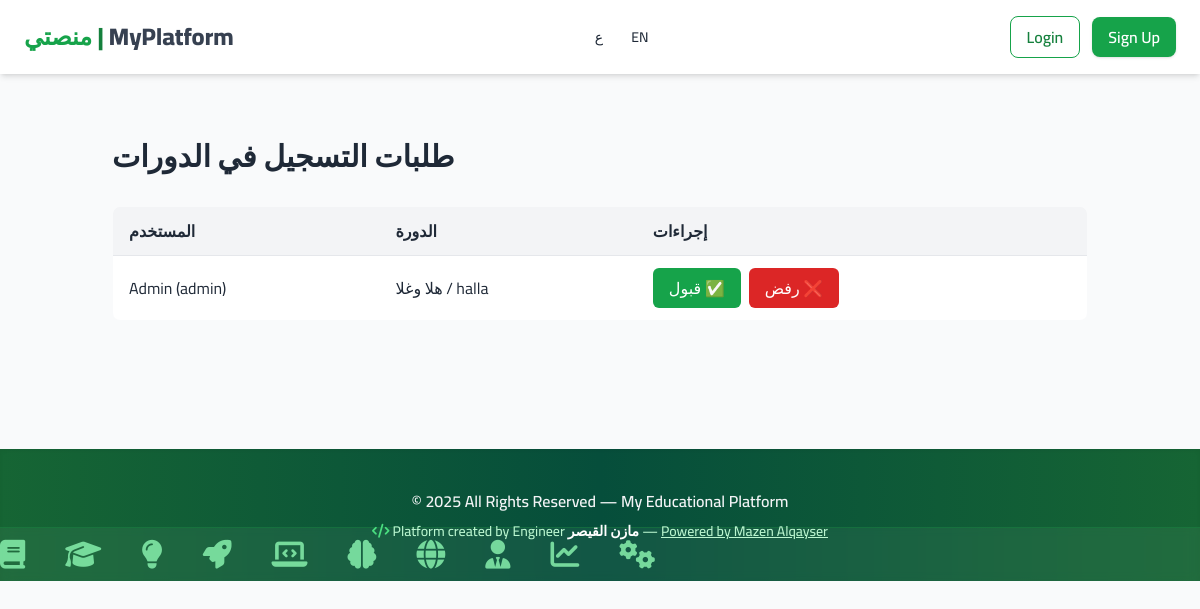
Screenshot of /admin/enroll_requests (signed in) with the database file from the repository.
### tables this page shows
CREATE TABLE enroll_requests (id INTEGER PRIMARY KEY AUTOINCREMENT, user_id INTEGER, course_id INTEGER, requested_at DATETIME DEFAULT CURRENT_TIMESTAMP, status TEXT DEFAULT 'pending');

CREATE TABLE users (id INTEGER PRIMARY KEY AUTOINCREMENT, username TEXT UNIQUE NOT NULL, password TEXT NOT NULL, fullname TEXT, email TEXT, is_admin INTEGER DEFAULT 0);

CREATE TABLE courses (id INTEGER PRIMARY KEY AUTOINCREMENT, title_ar TEXT, title_en TEXT, short_desc_ar TEXT, short_desc_en TEXT, full_desc_ar TEXT, full_desc_en TEXT, image TEXT);

### app.py (the view)
@app.route('/admin/enroll_requests')
@login_required
@admin_required
def admin_enroll_requests():
    conn = get_db()
    requests = conn.execute("""
             SELECT er.id, er.status, u.id AS user_id, u.fullname, u.username,
                     c.id AS course_id, c.title_ar, c.title_en
             FROM enroll_requests er
             JOIN users u ON er.user_id = u.id
             JOIN courses c ON er.course_id = c.id
             WHERE er.status IS NULL OR er.status='pending'
             ORDER BY er.id DESC
          """).fetchall()
    return render_template('admin/enroll_requests.html', requests=requests)

### app.py (called while the page is built)
@login_manager.user_loader
def load_user(user_id):
    conn = get_db()
    cur = conn.execute('SELECT id, username, fullname, is_admin FROM users WHERE id = ?', (user_id,))
    row = cur.fetchone()
    if row:
        return User(row['id'], row['username'], row['fullname'], row['is_admin'])
    return None

def get_db():
    db = getattr(g, '_database', None)
    if db is None:
        db = g._database = sqlite3.connect(app.config['DATABASE'])
        db.row_factory = sqlite3.Row
    return db

@app.teardown_appcontext
def close_connection(exception):
    db = getattr(g, '_database', None)
    if db is not None:
        db.close()

def admin_required(f):
    @wraps(f)
    def wrapper(*args, **kwargs):
        if not current_user.is_authenticated or not getattr(current_user, 'is_admin', False):
            flash('Access denied')
            return redirect(url_for('login'))
        return f(*args, **kwargs)
    return wrapper

### templates/admin/enroll_requests.html (shortened to what this page needs)
{% extends 'base.html' %}
{% block content %}
<main class="max-w-5xl mx-auto px-6 py-10">
    <h1 class="text-3xl font-bold mb-8 text-gray-800">طلبات التسجيل في الدورات</h1>
    {% if requests %}
    <div class="overflow-x-auto">
        <table id="requests-table" class="w-full border border-gray-200 rounded-lg overflow-hidden">
            <thead class="bg-gray-100">
                <tr class="text-left">
                    <th class="px-4 py-3">المستخدم</th>
                    <th class="px-4 py-3">الدورة</th>
                    <th class="px-4 py-3">إجراءات</th>
                </tr>
            </thead>
            <tbody class="bg-white">
                {% for req in requests %}
                <tr id="request-{{ req.id }}" class="border-t border-gray-200 hover:bg-gray-50 transition">
                    <td class="px-4 py-3">{{ req.fullname }} ({{ req.username }})</td>
                    <td class="px-4 py-3">{{ req.title_ar }} / {{ req.title_en }}</td>
                    <td class="px-4 py-3 flex gap-2">
                        <button class="px-4 py-2 bg-green-600 hover:bg-green-700 text-white rounded-md font-medium transition accept-btn"
                                data-id="{{ req.id }}">
                            قبول ✅
                        </button>
                        <button class="px-4 py-2 bg-red-600 hover:bg-red-700 text-white rounded-md font-medium transition reject-btn"
                                data-id="{{ req.id }}">
                            رفض ❌
                        </button>
                    </td>
                </tr>
                {% endfor %}
            </tbody>
        </table>
    </div>
    {% else %}
    <p class="text-gray-600 mt-6 text-center">لا توجد طلبات تسجيل حالياً.</p>
    {% endif %}
</main>
{% endblock %}

### templates/base.html (style rules this page uses)
body { font-family: 'Cairo', sans-serif; }

### rows the page displays
enroll_requests: fullname "Admin", username "admin", title_ar "هلا وغلا", title_en "halla"

### other values shown
{{ 'تسجيل الدخول' if lang=='ar' else 'Login' }} "Login"
{{ 'إنشاء حساب' if lang=='ar' else 'Sign Up' }} "Sign Up"
